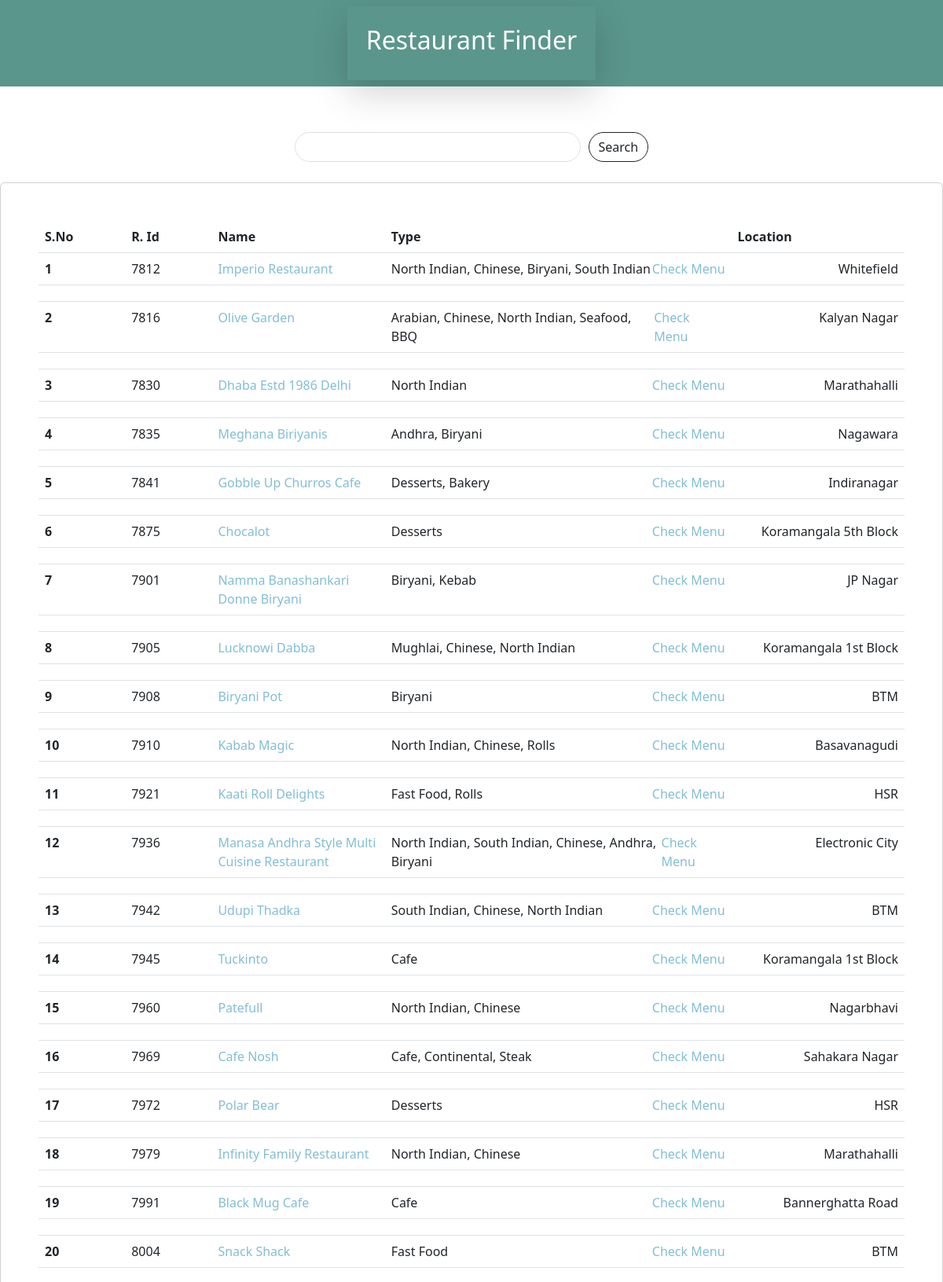
The page / (upper part) on the database its author committed.
### home/models.py (models this page shows, shortened)
class Restaurant(models.Model):
    id = models.IntegerField(primary_key=True)  # Set primary_key=True for id field
    name = models.CharField(max_length=200)
    location = models.CharField(max_length=200)
    items = models.JSONField()
    lat_long = models.CharField(max_length=50)
    full_details = models.JSONField()

### home/views.py (the view)
# urls.py: 2. Add a URL to urlpatterns:  path('', views.home, name='home')
def home(request):
    query = request.GET.get('query')
    if query:
        x1 = Restaurant.objects.filter(items__icontains=query)
    else:
        x1 = Restaurant.objects.all()
    context = {
        'x1': x1,
    }
    return render(request, 'index.html', context)

### templates/index.html (shortened to what this page needs)
<!DOCTYPE html>
<html lang="en">
<head>
    <link href="https://cdn.jsdelivr.net/npm/bootstrap@5.3.0/dist/css/bootstrap.min.css" rel="stylesheet">
</head>
<body>
    <div style="background-color: rgb(90, 150, 140); height: 110px;" class="position-relative">
        <div class="mx-auto shadow-lg p-4 position-absolute top-50 start-50 translate-middle">
            <h2 class="text-center text-white">Restaurant Finder</h2>
        </div>
    </div>
    <div class="container-fluid mt-5">
        <form class="center-t" style="width: 40%;" action="{% url 'home' %}">
            <div class="mb-3 search-form">
                <input type="text" class="form-control search-input" name="query" id="exampleInputEmail1" aria-describedby="emailHelp">
                <button type="submit" class="btn btn-outline-dark search-button">Search</button>
            </div>
        </form>
    </div>
    <div class="container-fluid p-5 card">
    <div>
        <table class="table">
            <thead>
                <tr>
                    <th scope="col" style="width: 10%;">S.No</th>
                    <th scope="col" style="width: 10%;">R. Id</th>
                    <th scope="col" style="width: 20%;">Name</th>
                    <th scope="col" style="width: 40%;">Type</th>
                    <th scope="col" style="width: 20%;">Location</th>
                </tr>
            </thead>
            <tbody>
                {% for row in x1 %}
                <tr>
                    <th scope="row" style="width: 10%;">{{ forloop.counter }}</th>
                    <td style="width: 10%;">{{ row.id }}</td>
                    <td style="width: 20%;"><a href="{% url 'details' row.id %}">{{ row.name }}</a></td>
                    <td style="width: 40%;">
                        <div class="d-flex justify-content-between align-items-center">
                            {{ row.full_details.cuisines }}
                            <a href="{% url 'menu_details' row.id %}">Check Menu</a>
                        </div>
                    </td>
                    <td style="width: 20%;">
                        <div class="d-flex flex-row-reverse">
                            {{ row.location }}
                        </div>
                    </td>
                </tr>
                <tr class="additional-details" id="menu1">
                    <td colspan="5">
                    </td>
                </tr>
                {% endfor %}
            </tbody>
        </table>
    </div>
    </div>
</body>
</html>

### templates/index.html (style rules this page uses)
.center-t { margin: auto; width: 90%; padding: 10px; }
.search-form { display: flex; align-items: center; }
.search-input { border-radius: 20px 20px 20px 20px; margin-right: 10px; flex: 1; }
.search-button { border-radius: 20px 20px 20px 20px; }
a { text-decoration: none; color: rgb(130, 190, 212); }

### rows shown on the page
Restaurant: id "7812", name "Imperio Restaurant", full_details.cuisines "North Indian, Chinese, Biryani, South Indian", location "Whitefield"
Restaurant: id "7816", name "Olive Garden", full_details.cuisines "Arabian, Chinese, North Indian, Seafood, BBQ", location "Kalyan Nagar"
Restaurant: id "7830", name "Dhaba Estd 1986 Delhi", full_details.cuisines "North Indian", location "Marathahalli"
Restaurant: id "7835", name "Meghana Biriyanis", full_details.cuisines "Andhra, Biryani", location "Nagawara"
Restaurant: id "7841", name "Gobble Up Churros Cafe", full_details.cuisines "Desserts, Bakery", location "Indiranagar"
Restaurant: id "7875", name "Chocalot", full_details.cuisines "Desserts", location "Koramangala 5th Block"
Restaurant: id "7901", name "Namma Banashankari Donne Biryani", full_details.cuisines "Biryani, Kebab", location "JP Nagar"
Restaurant: id "7905", name "Lucknowi Dabba", full_details.cuisines "Mughlai, Chinese, North Indian", location "Koramangala 1st Block"
Restaurant: id "7908", name "Biryani Pot", full_details.cuisines "Biryani", location "BTM"
Restaurant: id "7910", name "Kabab Magic", full_details.cuisines "North Indian, Chinese, Rolls", location "Basavanagudi"
Restaurant: id "7921", name "Kaati Roll Delights", full_details.cuisines "Fast Food, Rolls", location "HSR"
Restaurant: id "7936", name "Manasa Andhra Style Multi Cuisine Restaurant", full_details.cuisines "North Indian, South Indian, Chinese, Andhra, Biryani", location "Electronic City"
Restaurant: id "7942", name "Udupi Thadka", full_details.cuisines "South Indian, Chinese, North Indian", location "BTM"
Restaurant: id "7945", name "Tuckinto", full_details.cuisines "Cafe", location "Koramangala 1st Block"
Restaurant: id "7960", name "Patefull", full_details.cuisines "North Indian, Chinese", location "Nagarbhavi"
Restaurant: id "7969", name "Cafe Nosh", full_details.cuisines "Cafe, Continental, Steak", location "Sahakara Nagar"
Restaurant: id "7972", name "Polar Bear", full_details.cuisines "Desserts", location "HSR"
Restaurant: id "7979", name "Infinity Family Restaurant", full_details.cuisines "North Indian, Chinese", location "Marathahalli"
Restaurant: id "7991", name "Black Mug Cafe", full_details.cuisines "Cafe", location "Bannerghatta Road"
Restaurant: id "8004", name "Snack Shack", full_details.cuisines "Fast Food", location "BTM"
